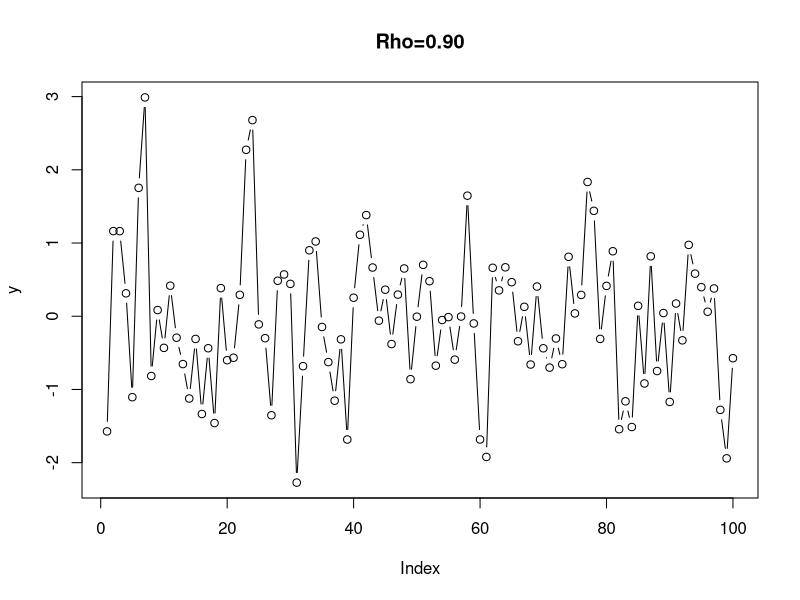

Reproduce this figure in R. (Note: this script raises an error after producing the figure.)
# Simulation Study for final project

Nsim <- 10^4

# specify parameters
this.n <- 50
this.rho <- 0.01
this.x <- 1:this.n

predict.x <- this.n+1
#allocate memory for each simulation's bias
all.pi <- NULL

# simulation
for( i in 1:Nsim){
  # realization from AR(1)
  this.y <- arima.sim(n=this.n+1,list(ar=this.rho,ma=0))
  this.ystar <- this.y[this.n+1]
  this.y <- this.y[-(this.n+1)]
  
  
  data.sample <- data.frame(this.x,this.y)
  lmfitdata <- lm(data=data.sample,this.y~this.x)
  upper.bound <- predict(lmfitdata, newdata=data.frame(this.x=predict.x),interval="prediction")[3]
  lower.bound <- predict(lmfitdata, newdata=data.frame(this.x=predict.x),interval="prediction")[2]
  all.pi[i] <- (this.ystar < upper.bound & this.ystar > lower.bound)
}

# approximate prediction interval coverage
mean(all.pi)

# Look at the different plots of simulated data
this.n <- 100
this.rho <- 0.01
this.x <- 1:this.n

this.y <- arima.sim(n=this.n+1,list(ar=this.rho,ma=0))
this.ystar <- this.y[this.n+1]
this.y <- this.y[-(this.n+1)]
plot(this.x,this.y,type="b",main="Rho=0.90",ylab="y",xlab="Index")
data.sample <- data.frame(this.x,this.y)
lmfitdata <- lm(data=data.sample,this.y~this.x)
summary(lmfitdata)
dwt(lmfitdata)


# Looking at the different values for n
n.vals <- c(50,100,200,500)
prop.01 <- c(0.9536,0.9538,0.9483,0.9488)
prop.80 <- c(0.9157,0.9276,0.9424,0.9446)
prop.90 <- c(0.8858,0.9092,0.9290,0.9405)
prop.99 <- c(0.8403,0.8462,0.8463,0.8721)
prop.9999 <- c(0.8418,0.8344,0.8255,0.8328)

plot(n.vals,prop.01,type="l",ylim=c(0.8,1))
lines(n.vals,prop.80)
lines(n.vals,prop.90)
lines(n.vals,prop.99)
lines(n.vals,prop.9999)
